Frame 1 (no input): blank canvas, image omitted
Frame 60 (no input): blank canvas, image omitted
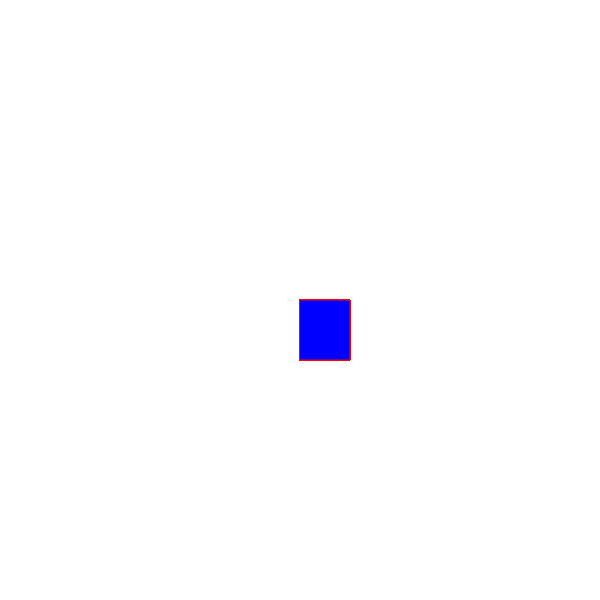
Frame 120 (the mouse pressed at the canvas centre since frame 60)

The p5.js sketch whose frames 1 and 60 were blank and that drew this single picture after the mouse press (run headless with seeded random() and noise() and a simulated clock; from frame 60 on, the mouse is pressed at the canvas centre):

// p5.js sketch
// ── sketch.js
function setup() {
    background("white");
    createCanvas(600, 600);
  }
  
  function draw() {
    
    stroke ("red");
    fill ("blue");
   
    
    //console.log (mouseIsPressed);
    
     
    if (mouseIsPressed) {
    rect (mouseX, mouseY, 50, 60);
    }
  }
  
  
  
